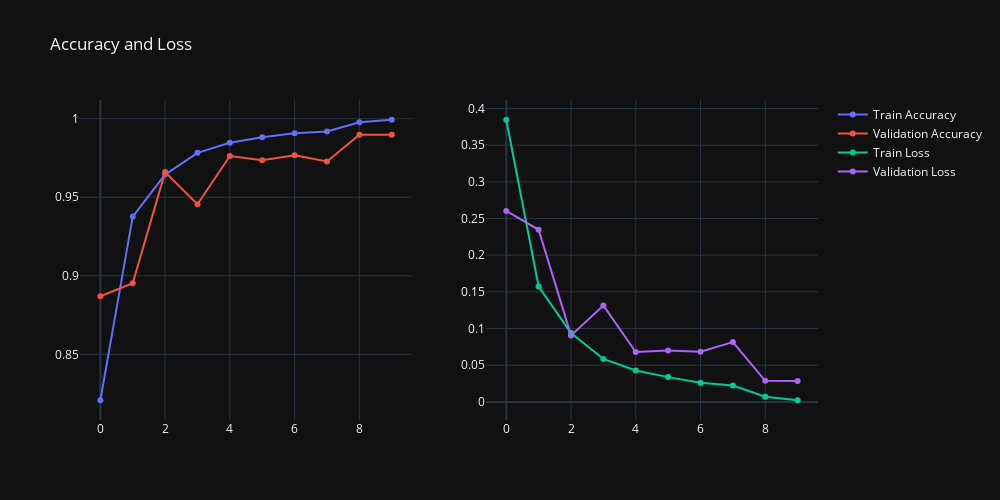

Here is the notebook cell this chart was saved with:
### Code cell
plot_graphs(history)

### Figure 1 — Plotly figure (JSON) as saved in the notebook; plotly's stock layout.template omitted (floating-point values rounded to 4 significant figures)
{"data": [{"mode": "lines+markers", "name": "Train Accuracy", "type": "scatter", "xaxis": "x", "y": [0.8208, 0.9377, 0.9644, 0.9783, 0.9847, 0.9881, 0.9908, 0.9919, 0.9977, 0.9993], "yaxis": "y"}, {"mode": "lines+markers", "name": "Validation Accuracy", "type": "scatter", "xaxis": "x", "y": [0.887, 0.8953, 0.966, 0.9455, 0.9762, 0.9735, 0.9768, 0.9728, 0.9898, 0.9898], "yaxis": "y"}, {"mode": "lines+markers", "name": "Train Loss", "type": "scatter", "xaxis": "x2", "y": [0.3847, 0.1574, 0.09398, 0.05857, 0.04281, 0.03377, 0.02614, 0.02222, 0.006955, 0.002228], "yaxis": "y2"}, {"mode": "lines+markers", "name": "Validation Loss", "type": "scatter", "xaxis": "x2", "y": [0.2604, 0.2346, 0.09066, 0.1316, 0.068, 0.07012, 0.06849, 0.08154, 0.02879, 0.02852], "yaxis": "y2"}], "layout": {"height": 500, "title": {"text": "Accuracy and Loss"}, "width": 1000, "xaxis": {"anchor": "y", "domain": [0, 0.45]}, "xaxis2": {"anchor": "y2", "domain": [0.55, 1]}, "yaxis": {"anchor": "x", "domain": [0, 1]}, "yaxis2": {"anchor": "x2", "domain": [0, 1]}}}
